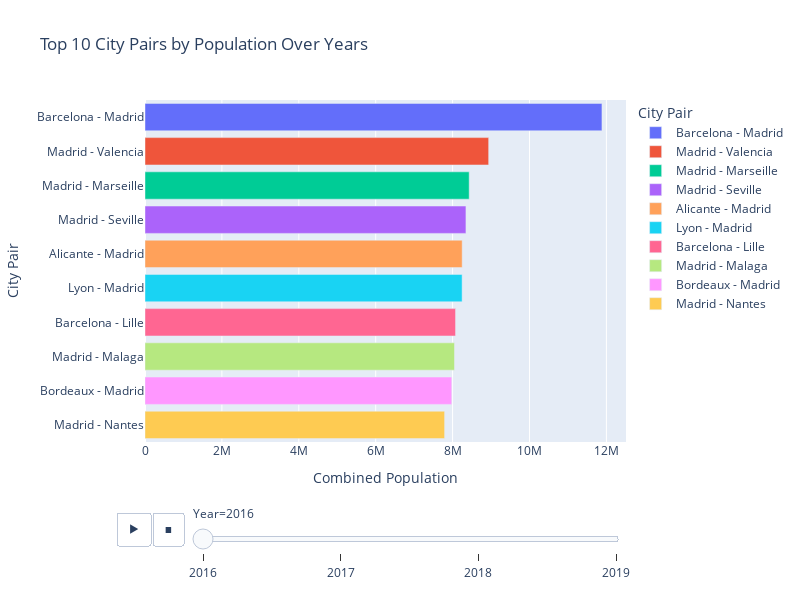

The notebook cell this image was saved under:
### Code cell
# Bar graph with slider

# Combine all years' top city pairs data into a single DataFrame
all_years_data = pd.concat(top_city_pairs, ignore_index=True)

# Create the animated bar chart with a slider for years
fig = px.bar(
    all_years_data,
    x='Combined_Pop',
    y='City_Pair_Name',
    color='City_Pair_Name',
    orientation='h',
    animation_frame='Year',  
    title='Top 10 City Pairs by Population Over Years',
    labels={'Combined_Pop': 'Combined Population', 'City_Pair_Name': 'City Pair'}
)

# Adjust layout for better spacing and visibility
fig.update_layout(
    xaxis_title='Combined Population',
    yaxis_title='City Pair',
    transition={'duration': 500},
    width=800,
    height=600
)

# Show the figure
fig.show()

### Figure 1 — Plotly figure (JSON) as saved in the notebook; plotly's stock layout.template omitted (floating-point values rounded to 4 significant figures)
{"data": [{"alignmentgroup": "True", "hovertemplate": "City Pair=%{y}<br>Year=2016<br>Combined Population=%{x}<extra></extra>", "legendgroup": "Barcelona - Madrid", "marker": {"color": "#636efa", "pattern": {"shape": ""}}, "name": "Barcelona - Madrid", "offsetgroup": "Barcelona - Madrid", "orientation": "h", "showlegend": true, "textposition": "auto", "type": "bar", "x": [11884392], "xaxis": "x", "y": ["Barcelona - Madrid"], "yaxis": "y"}, {"alignmentgroup": "True", "hovertemplate": "City Pair=%{y}<br>Year=2016<br>Combined Population=%{x}<extra></extra>", "legendgroup": "Madrid - Valencia", "marker": {"color": "#EF553B", "pattern": {"shape": ""}}, "name": "Madrid - Valencia", "offsetgroup": "Madrid - Valencia", "orientation": "h", "showlegend": true, "textposition": "auto", "type": "bar", "x": [8937935], "xaxis": "x", "y": ["Madrid - Valencia"], "yaxis": "y"}, {"alignmentgroup": "True", "hovertemplate": "City Pair=%{y}<br>Year=2016<br>Combined Population=%{x}<extra></extra>", "legendgroup": "Madrid - Marseille", "marker": {"color": "#00cc96", "pattern": {"shape": ""}}, "name": "Madrid - Marseille", "offsetgroup": "Madrid - Marseille", "orientation": "h", "showlegend": true, "textposition": "auto", "type": "bar", "x": [8431183], "xaxis": "x", "y": ["Madrid - Marseille"], "yaxis": "y"}, {"alignmentgroup": "True", "hovertemplate": "City Pair=%{y}<br>Year=2016<br>Combined Population=%{x}<extra></extra>", "legendgroup": "Madrid - Seville", "marker": {"color": "#ab63fa", "pattern": {"shape": ""}}, "name": "Madrid - Seville", "offsetgroup": "Madrid - Seville", "orientation": "h", "showlegend": true, "textposition": "auto", "type": "bar", "x": [8347056], "xaxis": "x", "y": ["Madrid - Seville"], "yaxis": "y"}, {"alignmentgroup": "True", "hovertemplate": "City Pair=%{y}<br>Year=2016<br>Combined Population=%{x}<extra></extra>", "legendgroup": "Alicante - Madrid", "marker": {"color": "#FFA15A", "pattern": {"shape": ""}}, "name": "Alicante - Madrid", "offsetgroup": "Alicante - Madrid", "orientation": "h", "showlegend": true, "textposition": "auto", "type": "bar", "x": [8249339], "xaxis": "x", "y": ["Alicante - Madrid"], "yaxis": "y"}, {"alignmentgroup": "True", "hovertemplate": "City Pair=%{y}<br>Year=2016<br>Combined Population=%{x}<extra></extra>", "legendgroup": "Lyon - Madrid", "marker": {"color": "#19d3f3", "pattern": {"shape": ""}}, "name": "Lyon - Madrid", "offsetgroup": "Lyon - Madrid", "orientation": "h", "showlegend": true, "textposition": "auto", "type": "bar", "x": [8247369], "xaxis": "x", "y": ["Lyon - Madrid"], "yaxis": "y"}, {"alignmentgroup": "True", "hovertemplate": "City Pair=%{y}<br>Year=2016<br>Combined Population=%{x}<extra></extra>", "legendgroup": "Barcelona - Lille", "marker": {"color": "#FF6692", "pattern": {"shape": ""}}, "name": "Barcelona - Lille", "offsetgroup": "Barcelona - Lille", "orientation": "h", "showlegend": true, "textposition": "auto", "type": "bar", "x": [8076649], "xaxis": "x", "y": ["Barcelona - Lille"], "yaxis": "y"}, {"alignmentgroup": "True", "hovertemplate": "City Pair=%{y}<br>Year=2016<br>Combined Population=%{x}<extra></extra>", "legendgroup": "Madrid - Malaga", "marker": {"color": "#B6E880", "pattern": {"shape": ""}}, "name": "Madrid - Malaga", "offsetgroup": "Madrid - Malaga", "orientation": "h", "showlegend": true, "textposition": "auto", "type": "bar", "x": [8049844], "xaxis": "x", "y": ["Madrid - Malaga"], "yaxis": "y"}, {"alignmentgroup": "True", "hovertemplate": "City Pair=%{y}<br>Year=2016<br>Combined Population=%{x}<extra></extra>", "legendgroup": "Bordeaux - Madrid", "marker": {"color": "#FF97FF", "pattern": {"shape": ""}}, "name": "Bordeaux - Madrid", "offsetgroup": "Bordeaux - Madrid", "orientation": "h", "showlegend": true, "textposition": "auto", "type": "bar", "x": [7978145], "xaxis": "x", "y": ["Bordeaux - Madrid"], "yaxis": "y"}, {"alignmentgroup": "True", "hovertemplate": "City Pair=%{y}<br>Year=2016<br>Combined Population=%{x}<extra></extra>", "legendgroup": "Madrid - Nantes", "marker": {"color": "#FECB52", "pattern": {"shape": ""}}, "name": "Madrid - Nantes", "offsetgroup": "Madrid - Nantes", "orientation": "h", "showlegend": true, "textposition": "auto", "type": "bar", "x": [7792318], "xaxis": "x", "y": ["Madrid - Nantes"], "yaxis": "y"}], "layout": {"barmode": "relative", "height": 600, "legend": {"title": {"text": "City Pair"}, "tracegroupgap": 0}, "sliders": [{"active": 0, "currentvalue": {"prefix": "Year="}, "len": 0.9, "pad": {"b": 10, "t": 60}, "steps": [{"args": [["2016"], {"frame": {"duration": 0, "redraw": true}, "fromcurrent": true, "mode": "immediate", "transition": {"duration": 0, "easing": "linear"}}], "label": "2016", "method": "animate"}, {"args": [["2017"], {"frame": {"duration": 0, "redraw": true}, "fromcurrent": true, "mode": "immediate", "transition": {"duration": 0, "easing": "linear"}}], "label": "2017", "method": "animate"}, {"args": [["2018"], {"frame": {"duration": 0, "redraw": true}, "fromcurrent": true, "mode": "immediate", "transition": {"duration": 0, "easing": "linear"}}], "label": "2018", "method": "animate"}, {"args": [["2019"], {"frame": {"duration": 0, "redraw": true}, "fromcurrent": true, "mode": "immediate", "transition": {"duration": 0, "easing": "linear"}}], "label": "2019", "method": "animate"}], "x": 0.1, "xanchor": "left", "y": 0, "yanchor": "top"}], "title": {"text": "Top 10 City Pairs by Population Over Years"}, "transition": {"duration": 500}, "updatemenus": [{"buttons": [{"args": [null, {"frame": {"duration": 500, "redraw": true}, "fromcurrent": true, "mode": "immediate", "transition": {"duration": 500, "easing": "linear"}}], "label": "&#9654;", "method": "animate"}, {"args": [[null], {"frame": {"duration": 0, "redraw": true}, "fromcurrent": true, "mode": "immediate", "transition": {"duration": 0, "easing": "linear"}}], "label": "&#9724;", "method": "animate"}], "direction": "left", "pad": {"r": 10, "t": 70}, "showactive": false, "type": "buttons", "x": 0.1, "xanchor": "right", "y": 0, "yanchor": "top"}], "width": 800, "xaxis": {"anchor": "y", "domain": [0, 1], "title": {"text": "Combined Population"}}, "yaxis": {"anchor": "x", "categoryarray": ["Barcelona - Valencia", "Madrid - Nantes", "Bordeaux - Madrid", "Madrid - Malaga", "Barcelona - Lille", "Lyon - Madrid", "Alicante - Madrid", "Madrid - Seville", "Madrid - Marseille", "Madrid - Valencia", "Barcelona - Madrid"], "categoryorder": "array", "domain": [0, 1], "title": {"text": "City Pair"}}}}
